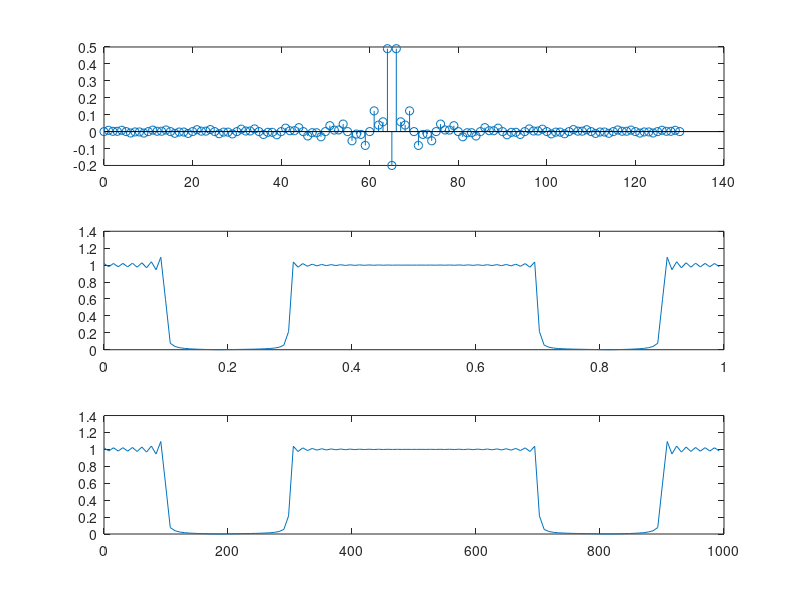

The MATLAB source for this figure:
close all
clear all
clc

L=131; %número de coeficientes del filtro
n=0:L-1; %definimos el rango
M=(L-1)/2; %Calculamos retardo
Fs=1000; %Frecuencia de muestreo en HZ
%Necesitamos dos frecuencias para la banda
Fa=100;
Fb=300;
%Calculamos la normalizada
fa=Fa/Fs;
fb=0.5-Fb/Fs;

%filtros de paso baja
hlp=2*fa*sinc(2*fa*(n-M)); %no ponemos pi porque ya está incluido en la función sinc de octave
hlp1=2*fb*sinc(2*fb*(n-M)); %no ponemos pi porque ya está incluido en la función sinc de octave

%filtro de paso alta
s=(-1).^n;
hhp=s.*hlp1;

%filtro final es la adiccion de ambos
h=hhp+hlp;

%visualizamos los coeficientes
subplot(311);
stem(n,h);
%Visualizamos la forma del
subplot(312);
k=n;
esp=fft(h);
plot(k/L, abs(esp)); %mejor plot para que se vea la forma del filtro más clara
subplot(313);
plot(Fs*k/L, abs(esp)); %mejor plot para que se vea la forma del filtro más clara
